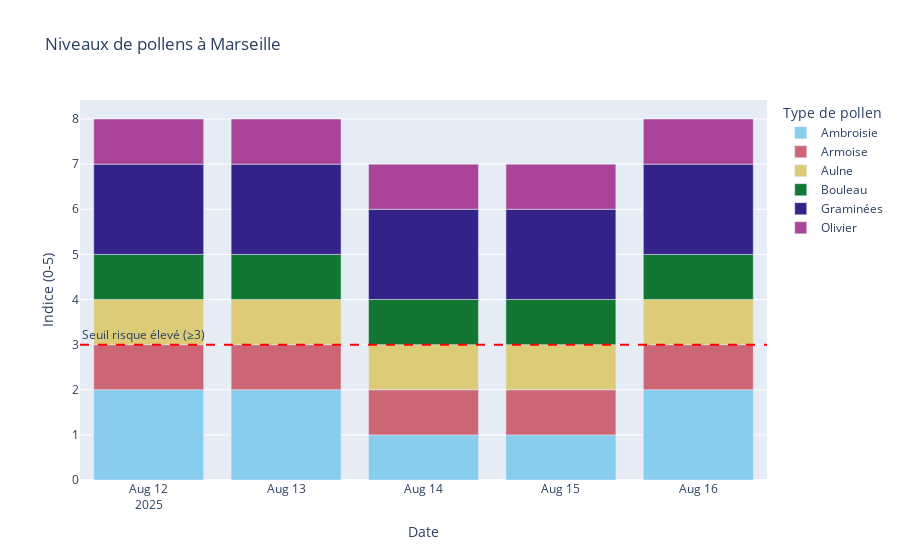

Notebook cell for this chart:
### Code cell


### Figure 1 — Plotly figure (JSON) as saved in the notebook; plotly's stock layout.template omitted (floating-point values rounded to 4 significant figures)
{"data": [{"hovertemplate": "Type de pollen=Ambroisie<br>Date=%{x}<br>Indice (0-5)=%{y}<extra></extra>", "legendgroup": "Ambroisie", "marker": {"color": "rgb(136, 204, 238)", "pattern": {"shape": ""}}, "name": "Ambroisie", "orientation": "v", "showlegend": true, "textposition": "auto", "type": "bar", "x": ["2025-08-12", "2025-08-13", "2025-08-14", "2025-08-15", "2025-08-16"], "xaxis": "x", "y": [2, 2, 1, 1, 2], "yaxis": "y"}, {"hovertemplate": "Type de pollen=Armoise<br>Date=%{x}<br>Indice (0-5)=%{y}<extra></extra>", "legendgroup": "Armoise", "marker": {"color": "rgb(204, 102, 119)", "pattern": {"shape": ""}}, "name": "Armoise", "orientation": "v", "showlegend": true, "textposition": "auto", "type": "bar", "x": ["2025-08-12", "2025-08-13", "2025-08-14", "2025-08-15", "2025-08-16"], "xaxis": "x", "y": [1, 1, 1, 1, 1], "yaxis": "y"}, {"hovertemplate": "Type de pollen=Aulne<br>Date=%{x}<br>Indice (0-5)=%{y}<extra></extra>", "legendgroup": "Aulne", "marker": {"color": "rgb(221, 204, 119)", "pattern": {"shape": ""}}, "name": "Aulne", "orientation": "v", "showlegend": true, "textposition": "auto", "type": "bar", "x": ["2025-08-12", "2025-08-13", "2025-08-14", "2025-08-15", "2025-08-16"], "xaxis": "x", "y": [1, 1, 1, 1, 1], "yaxis": "y"}, {"hovertemplate": "Type de pollen=Bouleau<br>Date=%{x}<br>Indice (0-5)=%{y}<extra></extra>", "legendgroup": "Bouleau", "marker": {"color": "rgb(17, 119, 51)", "pattern": {"shape": ""}}, "name": "Bouleau", "orientation": "v", "showlegend": true, "textposition": "auto", "type": "bar", "x": ["2025-08-12", "2025-08-13", "2025-08-14", "2025-08-15", "2025-08-16"], "xaxis": "x", "y": [1, 1, 1, 1, 1], "yaxis": "y"}, {"hovertemplate": "Type de pollen=Graminées<br>Date=%{x}<br>Indice (0-5)=%{y}<extra></extra>", "legendgroup": "Graminées", "marker": {"color": "rgb(51, 34, 136)", "pattern": {"shape": ""}}, "name": "Graminées", "orientation": "v", "showlegend": true, "textposition": "auto", "type": "bar", "x": ["2025-08-12", "2025-08-13", "2025-08-14", "2025-08-15", "2025-08-16"], "xaxis": "x", "y": [2, 2, 2, 2, 2], "yaxis": "y"}, {"hovertemplate": "Type de pollen=Olivier<br>Date=%{x}<br>Indice (0-5)=%{y}<extra></extra>", "legendgroup": "Olivier", "marker": {"color": "rgb(170, 68, 153)", "pattern": {"shape": ""}}, "name": "Olivier", "orientation": "v", "showlegend": true, "textposition": "auto", "type": "bar", "x": ["2025-08-12", "2025-08-13", "2025-08-14", "2025-08-15", "2025-08-16"], "xaxis": "x", "y": [1, 1, 1, 1, 1], "yaxis": "y"}], "layout": {"annotations": [{"showarrow": false, "text": "Seuil risque élevé (≥3)", "x": 0, "xanchor": "left", "xref": "x domain", "y": 3, "yanchor": "bottom", "yref": "y"}], "barmode": "relative", "legend": {"title": {"text": "Type de pollen"}, "tracegroupgap": 0}, "shapes": [{"line": {"color": "red", "dash": "dash"}, "type": "line", "x0": 0, "x1": 1, "xref": "x domain", "y0": 3, "y1": 3, "yref": "y"}], "title": {"text": "Niveaux de pollens à Marseille"}, "xaxis": {"anchor": "y", "domain": [0, 1], "title": {"text": "Date"}}, "yaxis": {"anchor": "x", "domain": [0, 1], "title": {"text": "Indice (0-5)"}}}}
